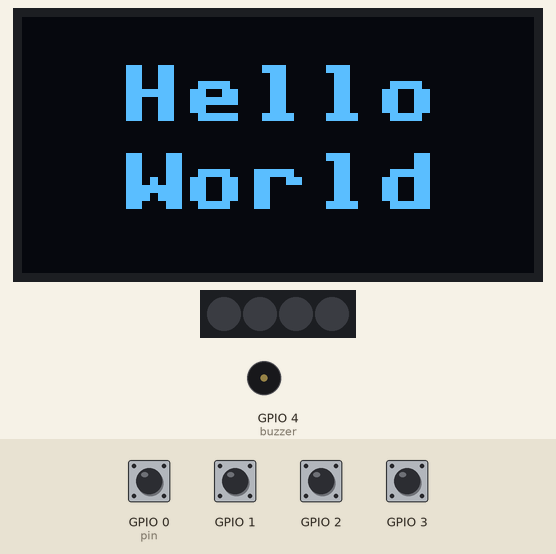
A program run on a simulated ESP32 board running MicroPython. On the bench: 128×64 one-colour display, 4 RGB LEDs in strip order, left to right, buzzer (waves = sounding). Inputs (shaded band) come from the test bench; at power-on: GPIO 0 (pin), GPIO 1–3 HIGH. Library files of the repository ran but are not shown: ssd1306.py.

Above: at 1.2 s.
1.3 s: GPIO 0 (pin) pulled LOW for 0.15 s
2.9 s: GPIO 1 pulled LOW for 0.15 s
4.5 s: GPIO 2 pulled LOW for 0.15 s
6.1 s: GPIO 3 pulled LOW for 0.15 s
Timing chart, 0 to 8.7 s (numbered marks = the images above; inputs shaded):
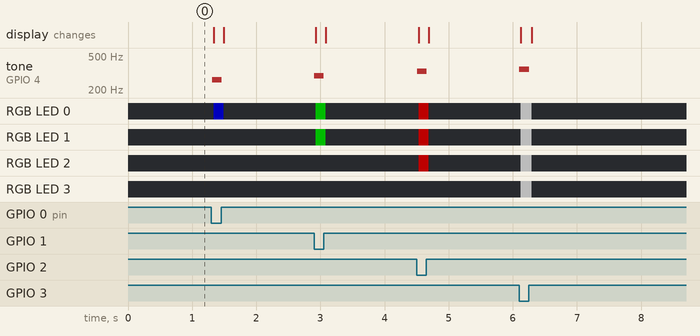

The program:

main.py
```python
from machine import Pin, I2C, PWM
import time
import framebuf
import neopixel
from ssd1306 import SSD1306_I2C

# --- Konfiguration ---------------------------------------------------------

OLED_WIDTH = 128
OLED_HEIGHT = 64
OLED_SDA_PIN = 6  # D4
OLED_SCL_PIN = 7  # D5

BUZZER_PIN = 4

LED_PIN = 5  # D3
LED_COUNT = 4
LED_BRIGHTNESS = 0.3

# Taster -> (Pin, Ton, Anzeige-Text, Anzahl LEDs, LED-Farbe)
# Noten C4-F4 in Hz
BUTTONS = (
    {"pin": 0, "freq": 262, "label": "4", "led_count": 1, "color": (0, 0, 255)},  # C, Blau
    {"pin": 1, "freq": 294, "label": "3", "led_count": 2, "color": (0, 255, 0)},  # D, Gruen
    {"pin": 2, "freq": 330, "label": "2", "led_count": 3, "color": (255, 0, 0)},  # E, Rot
    {"pin": 3, "freq": 349, "label": "1", "led_count": 4, "color": (255, 255, 255)},  # F, Weiss
)

# --- Hardware initialisieren -------------------------------------------

i2c = I2C(0, sda=Pin(OLED_SDA_PIN), scl=Pin(OLED_SCL_PIN), freq=400_000)
oled = SSD1306_I2C(OLED_WIDTH, OLED_HEIGHT, i2c)

buzzer = PWM(Pin(BUZZER_PIN))
buzzer.duty(0)

leds = neopixel.NeoPixel(Pin(LED_PIN), LED_COUNT)

for button in BUTTONS:
    button["obj"] = Pin(button["pin"], Pin.IN, Pin.PULL_UP)
    button["was_pressed"] = False


def draw_text_scaled(text, x, y, scale=1, col=1):
    # Der eingebaute 8x8-Font von framebuf kennt keine Skalierung.
    # Deshalb wird der Text zunaechst in einen kleinen 1x-Puffer gerendert
    # und anschliessend Pixel fuer Pixel als (scale x scale)-Bloecke
    # auf das Display uebertragen.
    width = len(text) * 8
    height = 8
    buf = bytearray(width * (height // 8))
    tmp = framebuf.FrameBuffer(buf, width, height, framebuf.MONO_VLSB)
    tmp.text(text, 0, 0, 1)

    for yy in range(height):
        for xx in range(width):
            if tmp.pixel(xx, yy):
                if scale == 1:
                    oled.pixel(x + xx, y + yy, col)
                else:
                    oled.framebuf.fill_rect(x + xx * scale, y + yy * scale, scale, scale, col)


def show_hello_world():
    oled.fill(0)
    scale = 2
    draw_text_scaled("Hello", (OLED_WIDTH - len("Hello") * 8 * scale) // 2, 12, scale)
    draw_text_scaled("World", (OLED_WIDTH - len("World") * 8 * scale) // 2, 34, scale)
    oled.show()


def show_number(label):
    oled.fill(0)
    scale = 6
    draw_text_scaled(label, (OLED_WIDTH - 8 * scale) // 2, (OLED_HEIGHT - 8 * scale) // 2, scale)
    oled.show()


def play_tone(freq):
    buzzer.freq(freq)
    buzzer.duty(512)  # 50% Tastverhaeltnis


def stop_tone():
    buzzer.duty(0)


def show_leds(count, color):
    scaled = tuple(int(c * LED_BRIGHTNESS) for c in color)
    for i in range(LED_COUNT):
        leds[i] = scaled if i < count else (0, 0, 0)
    leds.write()


def clear_leds():
    for i in range(LED_COUNT):
        leds[i] = (0, 0, 0)
    leds.write()


# --- Hauptprogramm -------------------------------------------------------

show_hello_world()
was_any_pressed = False

while True:
    any_pressed = False

    for button in BUTTONS:
        pressed = not button["obj"].value()  # Pull-up: gedrueckt = Low

        if pressed and not button["was_pressed"]:
            # Flanke erkannt: Taster wurde gerade gedrueckt
            play_tone(button["freq"])
            show_number(button["label"])
            show_leds(button["led_count"], button["color"])
            time.sleep_ms(20)  # einfaches Entprellen

        if pressed:
            any_pressed = True

        button["was_pressed"] = pressed

    if not any_pressed:
        stop_tone()
        if was_any_pressed:
            show_hello_world()
            clear_leds()

    was_any_pressed = any_pressed
    time.sleep_ms(10)
```

Measured:
- after the input at 1.3 s, tone on GPIO 4 (buzzer): silent → 262 Hz at once, → silent 0.15 s later; RGB LED 0: off → RGB(0, 0, 76) at once, → off 0.16 s later
- after the input at 2.9 s, tone on GPIO 4 (buzzer): silent → 294 Hz at once, → silent 0.15 s later; RGB LED 0, RGB LED 1: off → RGB(0, 76, 0) at once, → off 0.16 s later
- after the input at 4.5 s, tone on GPIO 4 (buzzer): silent → 330 Hz at once, → silent 0.15 s later; RGB LED 0–2: off → RGB(76, 0, 0) at once, → off 0.16 s later
- after the input at 6.1 s, tone on GPIO 4 (buzzer): silent → 349 Hz at once, → silent 0.16 s later; RGB LED 0–3: off → RGB(76, 76, 76) at once, → off 0.17 s later
